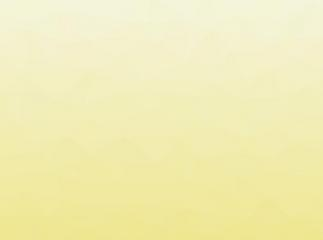
#> input picture color_test/gen_color_pic/test_yellow.jpg, 323 x 240 px, found by its file name
$ python color_HSV.py   (Python 2 division)
#> lines starting #> are read from the running program, lines starting #| are printed output that depends on the picture
import math
import cv2
import numpy as np

pic_dir = '/home/evga/rxy/color_test/gen_color_pic/'

colors = ['yellow.jpg', 'red.jpg', 'blue.jpg', 'green.jpg', 'black.jpg', 'white.jpg']
test_pic = ['test_yellow.jpg', 'test_blue.jpg', 'test_green.jpg']

for t in test_pic:
    value_dict = {}
    img1 = cv2.imread(pic_dir+t, cv2.IMREAD_COLOR)
#> img1 is the input picture: shape (240, 323, 3); mean B, G, R 181.6, 237.1, 241.8

    HSV1 = cv2.cvtColor(img1, cv2.COLOR_BGR2HSV)
#> HSV1: shape (240, 323, 3); mean H, S, V 27.8, 63.7, 241.9
    aH1, aS1, aV1 = cv2.split(HSV1)
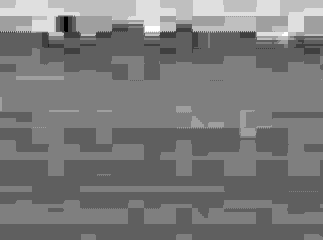
#> aH1: shape (240, 323); min 24, max 32, mean 27.8; drawn with min black and max white
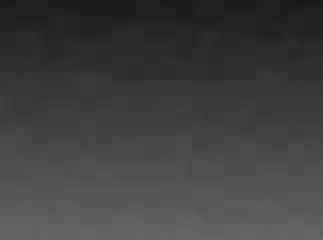
#> aS1: shape (240, 323); min 25, max 104, mean 63.7
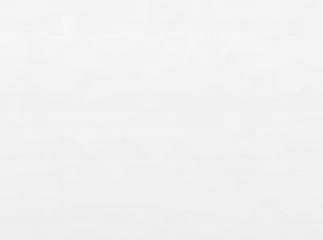
#> aV1: shape (240, 323); min 236, max 248, mean 241.9
    H1 = np.array(aH1).flatten()
    S1 = np.array(aS1).flatten()
    V1 = np.array(aV1).flatten()

    for c in colors:
        # img2 = cv2.imread('/home/*/allAreaColor/result1.jpg',cv2.IMREAD_COLOR)
        img2 = cv2.imread(pic_dir+c,cv2.IMREAD_COLOR)
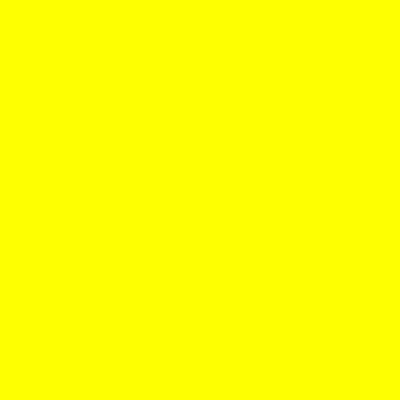
#> input picture color_test/gen_color_pic/yellow.jpg, 400 x 400 px, found by its file name
#> img2 is the input picture: shape (400, 400, 3); mean B, G, R 0, 255, 255

        HSV2 = cv2.cvtColor(img2, cv2.COLOR_BGR2HSV)
#> HSV2: shape (400, 400, 3); mean H, S, V 30, 255, 255
        aH2, aS2, aV2 = cv2.split(HSV2)
#> aH2: shape (400, 400); every value is 30
#> aS2: shape (400, 400); every value is 255
        H2 = np.array(aH2).flatten()
        S2 = np.array(aS2).flatten()
        V2 = np.array(aV2).flatten()

        R = 100.0
        angle = 30.0
        h = R * math.cos(angle / 180 * math.pi)
        r = R * math.sin(angle / 180 * math.pi)

        sum = 0.0
        for i in range(0, len(H1)):
            x1 = r * V1[i] * S1[i] * math.cos(H1[i] / 180.0 * math.pi)
            y1 = r * V1[i] * S1[i] * math.sin(H1[i] / 180.0 * math.pi)
            z1 = h * (1 - V1[i])

            x2 = r * V2[i] * S2[i] * math.cos(H2[i] / 180.0 * math.pi)
            y2 = r * V2[i] * S2[i] * math.sin(H2[i] / 180.0 * math.pi)
            z2 = h * (1 - V2[i])

            dx = x1 - x2
            dy = y1 - y2
            dz = z1 - z2

            sum = sum + dx * dx + dy * dy + dz * dz
#> this loop made 77520 passes
#> (x1, y1, z1, dx, dy, dz, sum) on passes 1 to 3: (285268.8, 164700, -21044.4, -2530396.3, -1460925, 952.6, 8.54e+12), (285268.8, 164700, -21044.4, -2530396.3, -1460925, 952.6, 1.71e+13), (285268.8, 164700, -21044.4, -2530396.3, -1460925, 952.6, 2.56e+13)
#> after the loop, sum = 4.83e+17

        eucli_dean = math.sqrt(sum)
#> eucli_dean = 695041563
#> (the run stopped early here; a loop or call above may not have finished)
